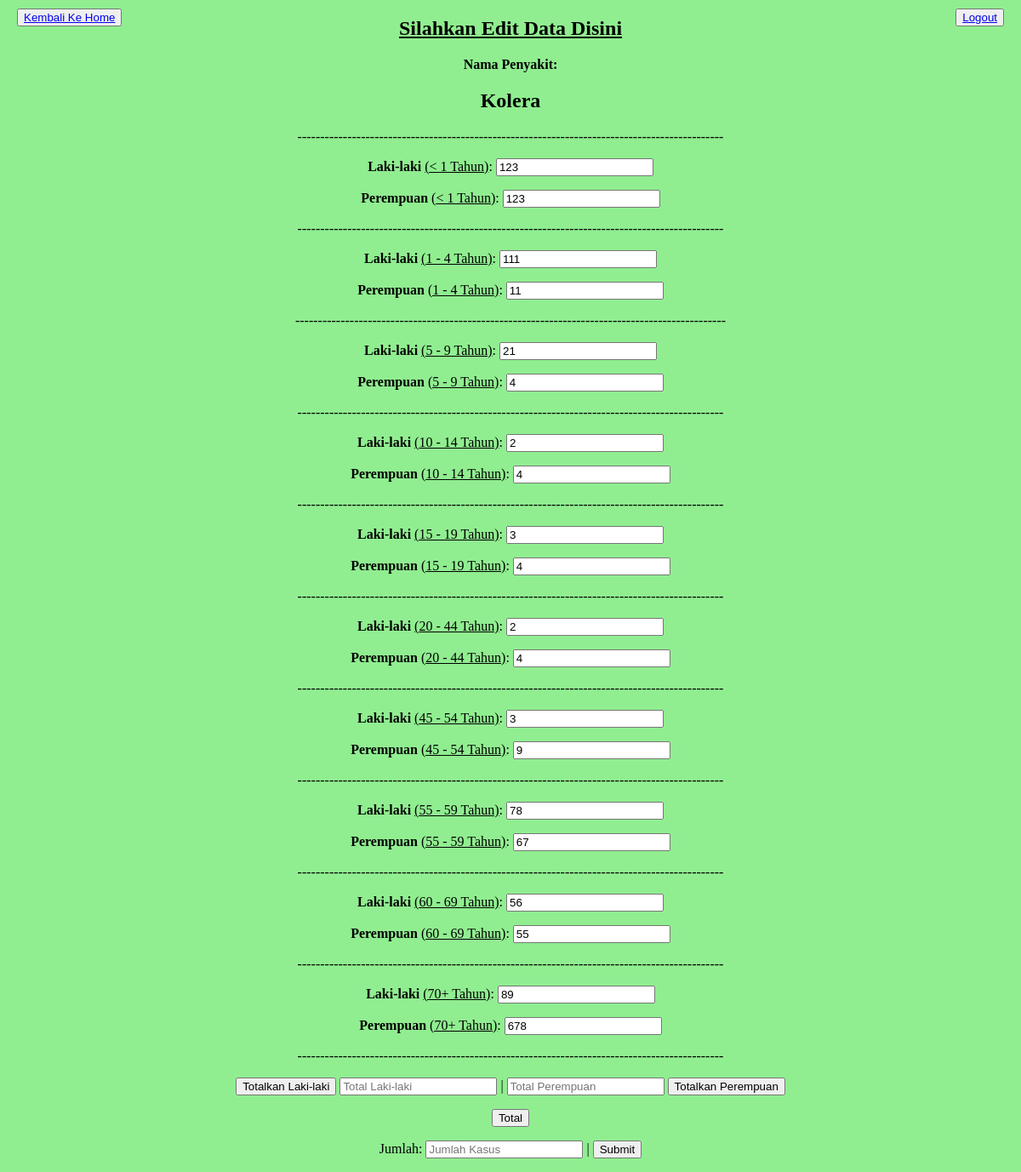
Page /edit.php?hal=edit&id=12 (signed in) on the committed database.
### tables this page shows
CREATE TABLE `umur1` (
  `id` int(2) NOT NULL,
  `nama_penyakit` varchar(100) NOT NULL,
  `jumlah_pria` int(6) NOT NULL,
  `jumlah_wanita` int(6) NOT NULL,
  `jumlah_pria2` int(6) NOT NULL,
  `jumlah_wanita2` int(6) NOT NULL,
  `jumlah_pria3` int(6) NOT NULL,
  `jumlah_wanita3` int(6) NOT NULL,
  `jumlah_pria4` int(6) NOT NULL,
  `jumlah_wanita4` int(6) NOT NULL,
  `jumlah_pria5` int(6) NOT NULL,
  `jumlah_wanita5` int(6) NOT NULL,
  `jumlah_pria6` int(6) NOT NULL,
  `jumlah_wanita6` int(6) NOT NULL,
  `jumlah_pria7` int(6) NOT NULL,
  `jumlah_wanita7` int(6) NOT NULL,
  `jumlah_pria8` int(6) NOT NULL,
  `jumlah_wanita8` int(6) NOT NULL,
  `jumlah_pria9` int(6) NOT NULL,
  `jumlah_wanita9` int(6) NOT NULL,
  `jumlah_pria10` int(6) NOT NULL,
  `jumlah_wanita10` int(6) NOT NULL,
  `jumlah1` int(6) NOT NULL,
  `jumlah2` int(6) NOT NULL,
  `jumlah` int(6) NOT NULL
);

### edit.php (the view, shortened to what this page needs)
<?php
    require "koneksi.php";
    if(isset($_GET['hal'])){
        if($_GET['hal'] == "edit"){
            $tampil = mysqli_query($db, "SELECT * FROM umur1 WHERE id = '$_GET[id]'");
            $data = mysqli_fetch_array($tampil);
            if($data){
                $nama_penyakit = $data["nama_penyakit"];
                $jumlah_pria = $data["jumlah_pria"];
                $jumlah_wanita = $data["jumlah_wanita"];
                $jumlah_pria2 = $data["jumlah_pria2"];
                $jumlah_wanita2 = $data["jumlah_wanita2"];
                $jumlah_pria3 = $data["jumlah_pria3"];
                $jumlah_wanita3 = $data["jumlah_wanita3"];
                $jumlah_pria4 = $data["jumlah_pria4"];
                $jumlah_wanita4 = $data["jumlah_wanita4"];
                $jumlah_pria5 = $data["jumlah_pria5"];
                $jumlah_wanita5 = $data["jumlah_wanita5"];
                $jumlah_pria6 = $data["jumlah_pria6"];
                $jumlah_wanita6 = $data["jumlah_wanita6"];
                $jumlah_pria7 = $data["jumlah_pria7"];
                $jumlah_wanita7 = $data["jumlah_wanita7"];
                $jumlah_pria8 = $data["jumlah_pria8"];
                $jumlah_wanita8 = $data["jumlah_wanita8"];
                $jumlah_pria9 = $data["jumlah_pria9"];
                $jumlah_wanita9 = $data["jumlah_wanita9"];
                $jumlah_pria10 = $data["jumlah_pria10"];
                $jumlah_wanita10 = $data["jumlah_wanita10"];
            }
        }
    }
?>
<!DOCTYPE html>
<html lang="en">
<head>
</head>
<body>
    <div class="back"><button><a href="tabel.php">Kembali Ke Home</a></button></div>
    <div class="logout"><button><a href="logout.php">Logout</a></button></div>
    <form action="" method="post">
        <h2><u>Silahkan Edit Data Disini</u></h2>
        <label for="nama_penyakit"><b>Nama Penyakit:</b> <h2><?php echo @$nama_penyakit?></h2></label>
----------------------------------------------------------------------------------------------
        <p><label for="pria"><b>Laki-laki</b> <u>(< 1 Tahun)</u>:</label>
        <input type="number" name="jumlah_pria" value="<?php echo @$jumlah_pria;?>"
               placeholder="Jumlah Kasus Laki-laki" id="pria" required></p>
        <p><label for="wanita"><b>Perempuan</b> <u>(< 1 Tahun)</u>:</label>
        <input type="number" name="jumlah_wanita" value="<?php echo @$jumlah_wanita;?>"
               placeholder="Jumlah Kasus Perempuan" id="wanita" required></p>
----------------------------------------------------------------------------------------------
        <p><label for="pria"><b>Laki-laki</b> <u>(1 - 4 Tahun)</u>:</label>
        <input type="number" name="jumlah_pria2" value="<?php echo @$jumlah_pria2;?>"
               placeholder="Jumlah Kasus Laki-laki" id="pria" required></p>
        <p><label for="wanita"><b>Perempuan</b> <u>(1 - 4 Tahun)</u>:</label>
        <input type="number" name="jumlah_wanita2" value="<?php echo @$jumlah_wanita2;?>"
               placeholder="Jumlah Kasus Perempuan" id="wanita" required></p>
-----------------------------------------------------------------------------------------------
        <p><label for="pria"><b>Laki-laki</b> <u>(5 - 9 Tahun)</u>:</label>
        <input type="number" name="jumlah_pria3" value="<?php echo @$jumlah_pria3;?>"
               placeholder="Jumlah Kasus Laki-laki" id="pria" required></p>
        <p><label for="wanita"><b>Perempuan</b> <u>(5 - 9 Tahun)</u>:</label>
        <input type="number" name="jumlah_wanita3" value="<?php echo @$jumlah_wanita3;?>"
               placeholder="Jumlah Kasus Perempuan" id="wanita" required></p>
----------------------------------------------------------------------------------------------
        <p><label for="pria"><b>Laki-laki</b> <u>(10 - 14 Tahun)</u>:</label>
        <input type="number" name="jumlah_pria4" value="<?php echo @$jumlah_pria4;?>"
               placeholder="Jumlah Kasus Laki-laki" id="pria" required></p>
        <p><label for="wanita"><b>Perempuan</b> <u>(10 - 14 Tahun)</u>:</label>
        <input type="number" name="jumlah_wanita4" value="<?php echo @$jumlah_wanita4;?>"
               placeholder="Jumlah Kasus Perempuan" id="wanita" required></p>
----------------------------------------------------------------------------------------------
        <p><label for="pria"><b>Laki-laki</b> <u>(15 - 19 Tahun)</u>:</label>
        <input type="number" name="jumlah_pria5" value="<?php echo @$jumlah_pria5;?>"
               placeholder="Jumlah Kasus Laki-laki" id="pria" required></p>
        <p><label for="wanita"><b>Perempuan</b> <u>(15 - 19 Tahun)</u>:</label>
        <input type="number" name="jumlah_wanita5" value="<?php echo @$jumlah_wanita5;?>"
               placeholder="Jumlah Kasus Perempuan" id="wanita" required></p>
----------------------------------------------------------------------------------------------
        <p><label for="pria"><b>Laki-laki</b> <u>(20 - 44 Tahun)</u>:</label>
        <input type="number" name="jumlah_pria6" value="<?php echo @$jumlah_pria6;?>"
               placeholder="Jumlah Kasus Laki-laki" id="pria" required></p>
        <p><label for="wanita"><b>Perempuan</b> <u>(20 - 44 Tahun)</u>:</label>
        <input type="number" name="jumlah_wanita6" value="<?php echo @$jumlah_wanita6;?>"
               placeholder="Jumlah Kasus Perempuan" id="wanita" required></p>
----------------------------------------------------------------------------------------------
        <p><label for="pria"><b>Laki-laki</b> <u>(45 - 54 Tahun)</u>:</label>
        <input type="number" name="jumlah_pria7" value="<?php echo @$jumlah_pria7;?>"
               placeholder="Jumlah Kasus Laki-laki" id="pria" required></p>
        <p><label for="wanita"><b>Perempuan</b> <u>(45 - 54 Tahun)</u>:</label>
        <input type="number" name="jumlah_wanita7" value="<?php echo @$jumlah_wanita7;?>"
               placeholder="Jumlah Kasus Perempuan" id="wanita" required></p>
----------------------------------------------------------------------------------------------
        <p><label for="pria"><b>Laki-laki</b> <u>(55 - 59 Tahun)</u>:</label>
        <input type="number" name="jumlah_pria8" value="<?php echo @$jumlah_pria8;?>"
               placeholder="Jumlah Kasus Laki-laki" id="pria" required></p>
        <p><label for="wanita"><b>Perempuan</b> <u>(55 - 59 Tahun)</u>:</label>
        <input type="number" name="jumlah_wanita8" value="<?php echo @$jumlah_wanita8;?>"
               placeholder="Jumlah Kasus Perempuan" id="wanita" required></p>
----------------------------------------------------------------------------------------------
        <p><label for="pria"><b>Laki-laki</b> <u>(60 - 69 Tahun)</u>:</label>
        <input type="number" name="jumlah_pria9" value="<?php echo @$jumlah_pria9;?>"
               placeholder="Jumlah Kasus Laki-laki" id="pria" required></p>
        <p><label for="wanita"><b>Perempuan</b> <u>(60 - 69 Tahun)</u>:</label>
        <input type="number" name="jumlah_wanita9" value="<?php echo @$jumlah_wanita9;?>"
               placeholder="Jumlah Kasus Perempuan" id="wanita" required></p>
----------------------------------------------------------------------------------------------
        <p><label for="pria"><b>Laki-laki</b> <u>(70+ Tahun)</u>:</label>
        <input type="number" name="jumlah_pria10" value="<?php echo @$jumlah_pria10;?>"
               placeholder="Jumlah Kasus Laki-laki" id="pria" required></p>
        <p><label for="wanita"><b>Perempuan</b> <u>(70+ Tahun)</u>:</label>
        <input type="number" name="jumlah_wanita10" value="<?php echo @$jumlah_wanita10;?>"
               placeholder="Jumlah Kasus Perempuan" id="wanita" required></p>
----------------------------------------------------------------------------------------------
        <p><button type="button" onclick="sumPria();">Totalkan Laki-laki</button>
            <input type="number" name="jumlah1"
                   placeholder="Total Laki-laki" id="jumlah1" required> |
        <input type="number" name="jumlah2"
               placeholder="Total Perempuan" id="jumlah2" required>
        <button type="button" onclick="sumWanita();">Totalkan Perempuan</button></p>
        <button type="button" onclick="sum();">Total</button>
        <p><label for="jumlah">Jumlah:</label>
        <input type="number" name="jumlah"
               placeholder="Jumlah Kasus" id="jumlah" required> |
        <button type="submit" name="submit">Submit</a></button></p>
    </form>
</body>
</html>

### edit.php (style rules this page uses)
body { background: lightgreen; }
form { text-align: center; }
.back { position: fixed; top: 10px; left: 20px; }
.logout { position: fixed; top: 10px; right: 20px; }

### rows in the picture
umur1: nama_penyakit "Kolera", jumlah_pria "123", jumlah_wanita "123", jumlah_pria2 "111", jumlah_wanita2 "11", jumlah_pria3 "21", jumlah_wanita3 "4", jumlah_pria4 "2", jumlah_wanita4 "4", jumlah_pria5 "3", jumlah_wanita5 "4", jumlah_pria6 "2", jumlah_wanita6 "4", jumlah_pria7 "3", jumlah_wanita7 "9", jumlah_pria8 "78", jumlah_wanita8 "67", jumlah_pria9 "56", jumlah_wanita9 "55", jumlah_pria10 "89", jumlah_wanita10 "678"
